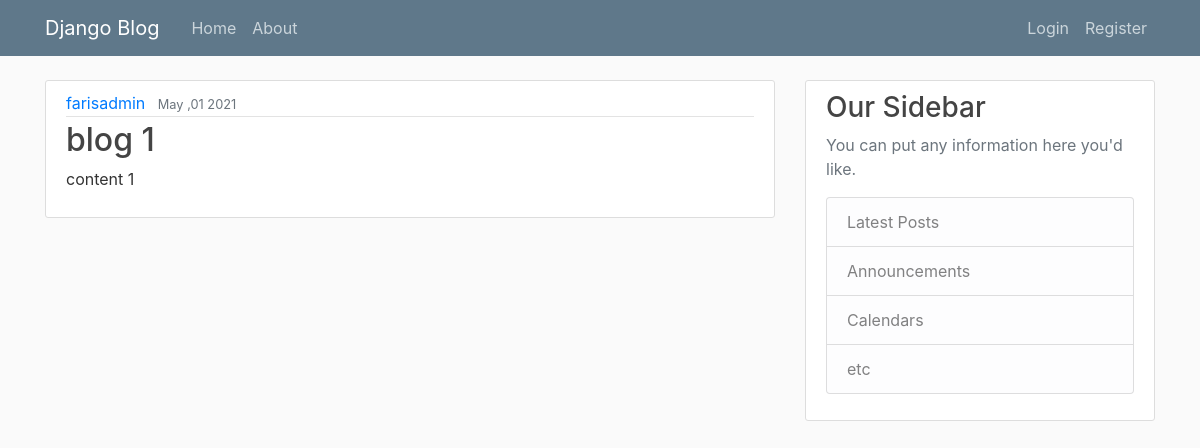
The page / on the database its author committed.
### blog/models.py (models this page shows, shortened)
class Post(models.Model):
    title=models.CharField(max_length=100)
    content=models.TextField()
    date_posted=models.DateTimeField(default=timezone.now)
    author=models.ForeignKey(User, on_delete=models.CASCADE)

### blog/views.py (the view)
# urls.py: path('', views.home,name='blog_home'),
def home(request):
    context = {
        'posts':Post.objects.all()
    }
    return render(request ,'blog/home.html',context)

### blog/templates/blog/home.html
{% extends 'blog/base.html' %}
{% block  content %}
    {% for  post in posts %}
     <article class="media content-section">
        <div class="media-body">
            <div class="article-metadata">
            <a class="mr-2" href="#">{{ post.author }}</a>
            <small class="text-muted">{{ post.date_posted|date:"F ,d Y" }}</small>
            </div>
            <h2><a class="article-title" href="#">{{ post.title }}</a></h2>
            <p class="article-content">{{ post.content }}</p>
        </div>
     </article>
    {% endfor %}
{% endblock content %}

### blog/static/blog/main.css (style rules this page uses)
body { background: #fafafa; color: #333333; margin-top: 5rem; }
h1, h2, h3, h4, h5, h6 { color: #444444; }
.content-section { background: #ffffff; padding: 10px 20px; border: 1px solid #dddddd; border-radius: 3px; margin-bottom: 20px; }
.article-title { color: #444444; }
.article-content { white-space: pre-line; }
.article-metadata { padding-bottom: 1px; margin-bottom: 4px; border-bottom: 1px solid #e3e3e3 }

### rows shown on the page
Post: author "farisadmin", date_posted "May ,01 2021", title "blog 1", content "content 1"
